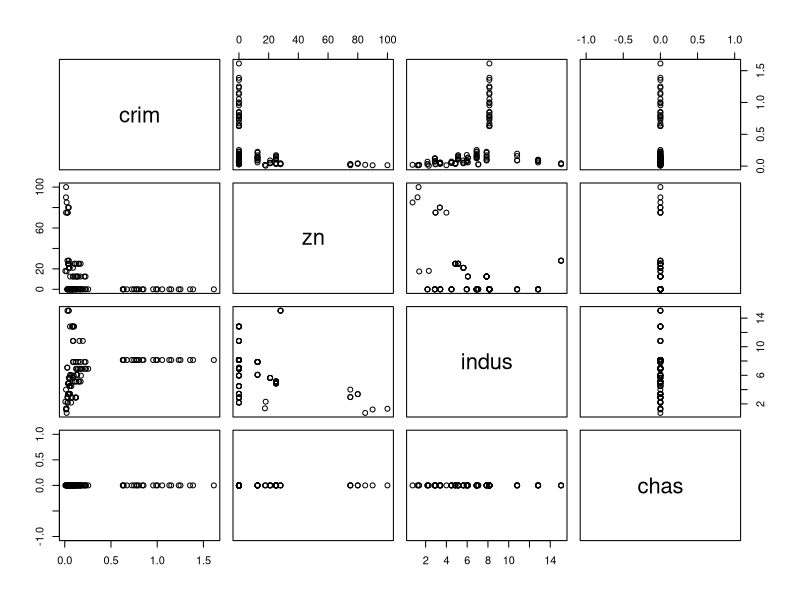
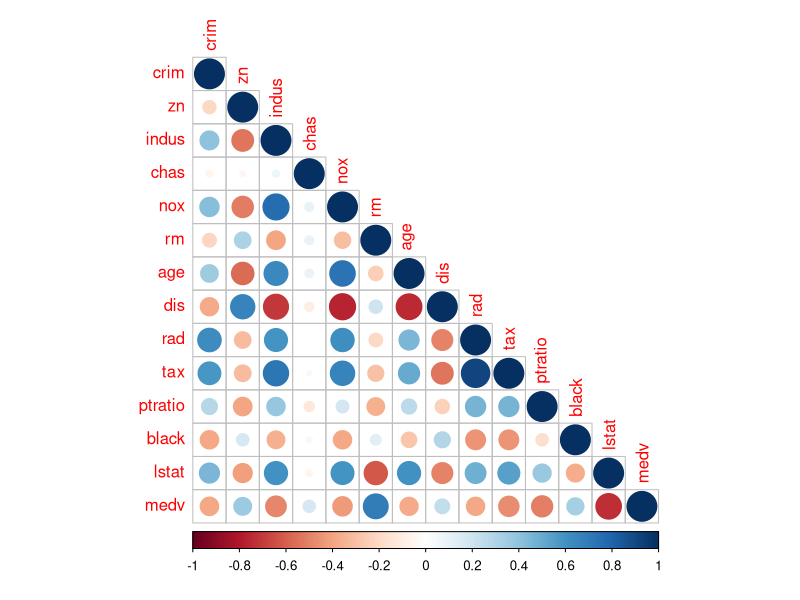

Here is the R script that generated these plots, in order:
#install the packages
install.packages("corrplot")
install.packages("caret")
install.packages("caTools")

#Load the library
library(MASS)
library(lattice)
library(corrplot)

#Load the data Boston
data(Boston)
?Boston
View(Boston)

#Plot the Boston graph
plot(Boston[1:100,1:4])

#create a correlation for the variable for the boston dataset
cr <- cor(Boston)
#plot the correlation of the variable in the graph
corrplot(cr,type = "lower")
